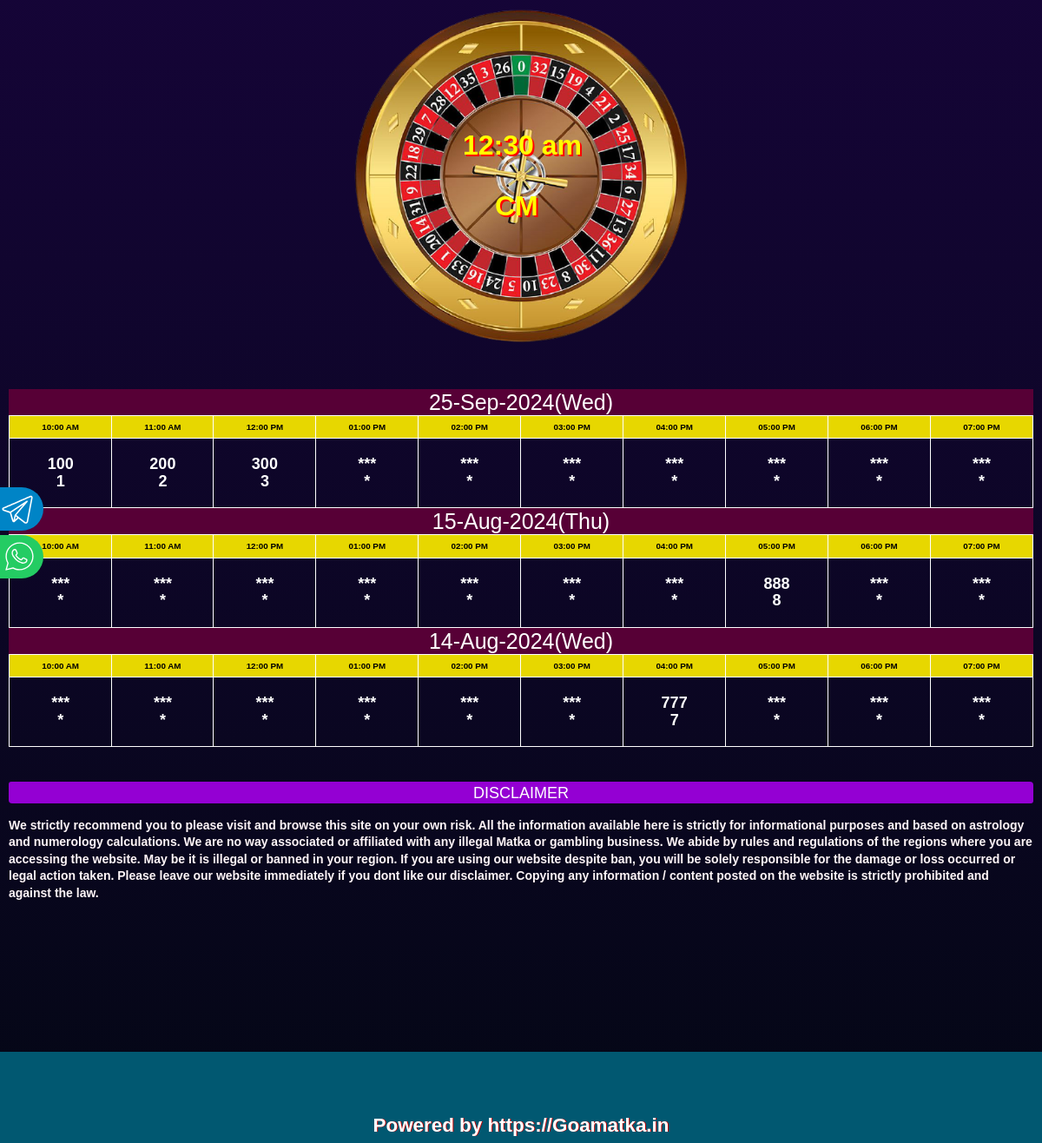
Before: /text (lower part) with the older database file.
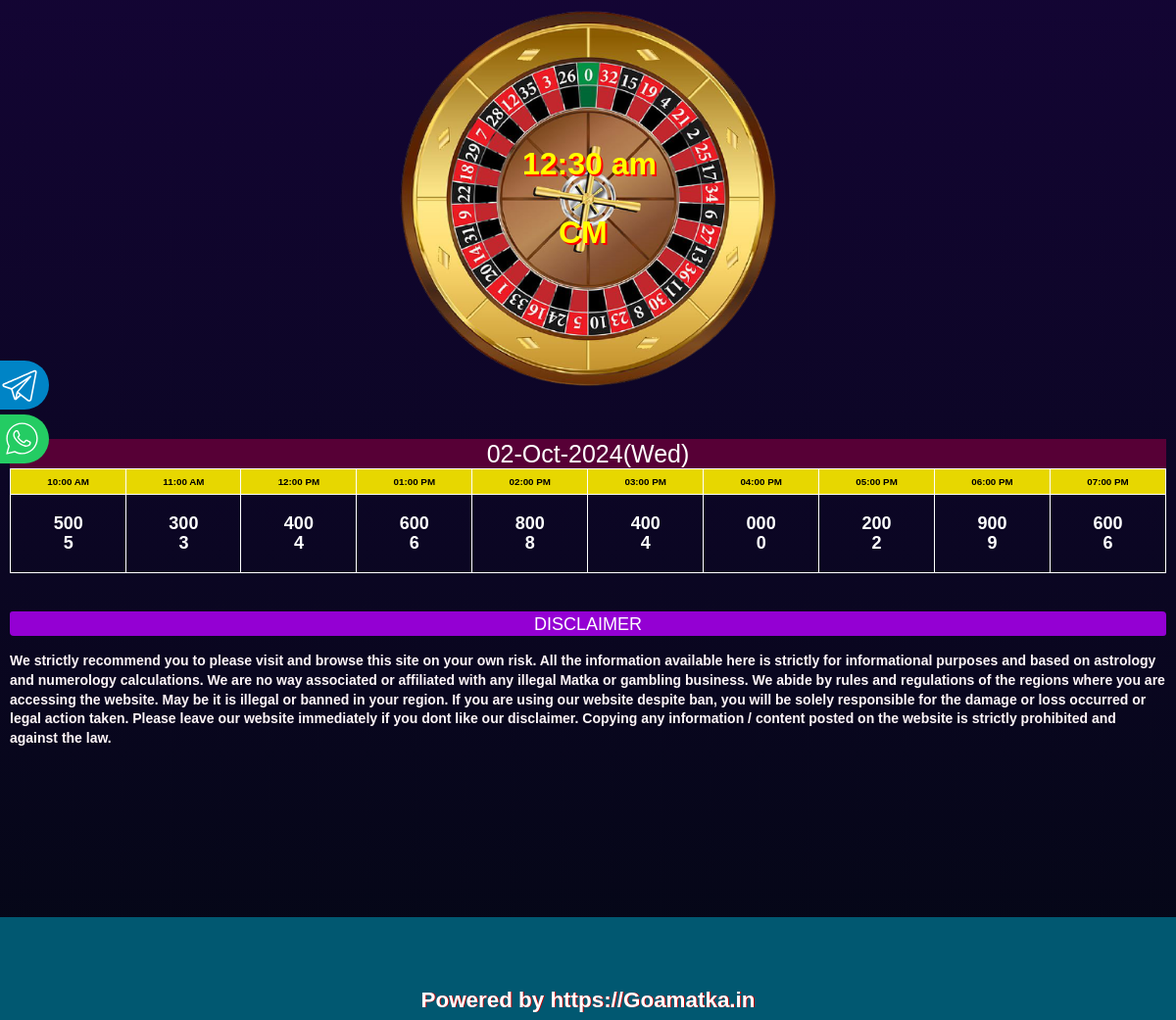
After: the same page with the newer database file.
### app.py (models this page shows)
class Result(db.Model):
    __tablename__ = "results"
    id = db.Column(db.Integer, primary_key=True)
    slot_1_1 = db.Column(db.String(1), nullable=True)
    slot_1_3 = db.Column(db.String(3), nullable=True)
    slot_2_1 = db.Column(db.String(1), nullable=True)
    slot_2_3 = db.Column(db.String(3), nullable=True)
    slot_3_1 = db.Column(db.String(1), nullable=True)
    slot_3_3 = db.Column(db.String(3), nullable=True)
    slot_4_1 = db.Column(db.String(1), nullable=True)
    slot_4_3 = db.Column(db.String(3), nullable=True)
    slot_5_1 = db.Column(db.String(1), nullable=True)
    slot_5_3 = db.Column(db.String(3), nullable=True)
    slot_6_1 = db.Column(db.String(1), nullable=True)
    slot_6_3 = db.Column(db.String(3), nullable=True)
    slot_7_1 = db.Column(db.String(1), nullable=True)
    slot_7_3 = db.Column(db.String(3), nullable=True)
    slot_8_1 = db.Column(db.String(1), nullable=True)
    slot_8_3 = db.Column(db.String(3), nullable=True)
    slot_9_1 = db.Column(db.String(1), nullable=True)
    slot_9_3 = db.Column(db.String(3), nullable=True)
    slot_10_1 = db.Column(db.String(1), nullable=True)
    slot_10_3 = db.Column(db.String(3), nullable=True)
    date = db.Column(db.String(30), nullable=False)

### app.py (the view)
@app.route("/text")
def text():
    results = Result.query.order_by(Result.id.desc()).all()
    now = datetime.now(timezone("Asia/Kolkata"))
    currentday = now.strftime('%d-%b-%Y(%a)')
    daily_data = Result.query.filter_by(date=currentday).first()
    daily_extra = Extra.query.filter_by(date=currentday).first()
    start_time = {
    'slot1' : now.replace(hour=10, minute=0, second=0, microsecond=0),
    'slot2' : now.replace(hour=11, minute=0, second=0, microsecond=0),
    'slot3' : now.replace(hour=12, minute=0, second=0, microsecond=0),
    'slot4' : now.replace(hour=13, minute=0, second=0, microsecond=0),
    'slot5' : now.replace(hour=14, minute=0, second=0, microsecond=0),
    'slot6' : now.replace(hour=15, minute=0, second=0, microsecond=0),
    'slot7' : now.replace(hour=16, minute=0, second=0, microsecond=0),
    'slot8' : now.replace(hour=17, minute=0, second=0, microsecond=0),
    'slot9' : now.replace(hour=18, minute=0, second=0, microsecond=0),
    'slot10' : now.replace(hour=19, minute=0, second=0, microsecond=0)
    }
    end_time = {
    'slot1' : now.replace(hour=10, minute=55, second=0, microsecond=0),
    'slot2' : now.replace(hour=11, minute=55, second=0, microsecond=0),
    'slot3' : now.replace(hour=12, minute=55, second=0, microsecond=0),
    'slot4' : now.replace(hour=13, minute=55, second=0, microsecond=0),
    'slot5' : now.replace(hour=14, minute=55, second=0, microsecond=0),
    'slot6' : now.replace(hour=15, minute=55, second=0, microsecond=0),
    'slot7' : now.replace(hour=16, minute=55, second=0, microsecond=0),
    'slot8' : now.replace(hour=17, minute=55, second=0, microsecond=0),
    'slot9' : now.replace(hour=18, minute=55, second=0, microsecond=0),
    'slot10' : now.replace(hour=19, minute=55, second=0, microsecond=0),
    }
    return render_template('text.html', results=results, extra=daily_extra, now=now, start_time=start_time, end_time=end_time, daily_data=daily_data, title="Fastest and Live Online Goa Satta Result only at goasatta.in")

### templates/text.html (shortened to what the changed rows need)
{% extends 'layout.html' %}
{% block body %}
	<body class="index-body"  style="margin-top: 20px;">
<div class="margin">
		<br /><br />
<div class="w-mob">
	<div class="col-xs-12 wheel"style="position: relative;" >
		<div style="position: relative;">
			<center><h2 class="lap">12:30 am</h2></center>
		</div>
	<div class="col-xs-1 lapp">
	<h2 class style="color: yellow;font-weight: 800;">CM</h2>
	</div>
</div>
</div>
    {% for result in results %}
	<div class="">
		<h3 class="center t-h2 date">{{result.date}}</h3>
		<div class="table-container-1">
		  <center>
			<center>
				<div>
				  <table class="tg" cellpadding="2">
					<tbody>
					  <tr class="slot">
						<td>10:00 AM</td>
						<td>11:00 AM</td>
						<td>12:00 PM</td>
						<td>01:00 PM</td>
						<td>02:00 PM</td>
						<td>03:00 PM</td>
						<td>04:00 PM</td>
						<td>05:00 PM</td>
						<td>06:00 PM</td>
						<td>07:00 PM</td>
					  </tr>
					  <tr class="result">
						<td >
						  {% if result.slot_1_3 %}
							  <b>{{result.slot_1_3}}</b>
							  <br>
							  <b>{{result.slot_1_1}}</b>
						  {% else %}
							  <b>***</b>
							  <br>
							  <b>*</b>
						  {% endif %}
						</td>
						<td >
						  {% if result.slot_2_3 %}
							  <b>{{result.slot_2_3}}</b>
							  <br>
							  <b>{{result.slot_2_1}}</b>
						  {% else %}
							  <b>***</b>
							  <br>
							  <b>*</b>
						  {% endif %}
						</td>
						<td >
						  {% if result.slot_3_3 %}
							  <b>{{result.slot_3_3}}</b>
							  <br>
							  <b>{{result.slot_3_1}}</b>
						  {% else %}
							  <b>***</b>
							  <br>
							  <b>*</b>
						  {% endif %}
						</td>
						<td >
						  {% if result.slot_4_3 %}
							  <b>{{result.slot_4_3}}</b>
							  <br>
							  <b>{{result.slot_4_1}}</b>
						  {% else %}
							  <b>***</b>
							  <br>
							  <b>*</b>
						  {% endif %}
						</td>
						<td >
						  {% if result.slot_5_3 %}
							  <b>{{result.slot_5_3}}</b>
							  <br>
							  <b>{{result.slot_5_1}}</b>
						  {% else %}
							  <b>***</b>
							  <br>
							  <b>*</b>
						  {% endif %}
						</td>
						<td >
						  {% if result.slot_6_3 %}
							  <b>{{result.slot_6_3}}</b>
							  <br>
							  <b>{{result.slot_6_1}}</b>
						  {% else %}
							  <b>***</b>
							  <br>
							  <b>*</b>
						  {% endif %}
						</td>
						<td >
						  {% if result.slot_7_3 %}
							  <b>{{result.slot_7_3}}</b>
							  <br>
							  <b>{{result.slot_7_1}}</b>
						  {% else %}
							  <b>***</b>
							  <br>
							  <b>*</b>
						  {% endif %}
						</td>
						<td >
						  {% if result.slot_8_3 %}
							  <b>{{result.slot_8_3}}</b>
							  <br>
							  <b>{{result.slot_8_1}}</b>
						  {% else %}
							  <b>***</b>
							  <br>
							  <b>*</b>
						  {% endif %}
						</td>
						<td >
						  {% if result.slot_9_3 %}
							  <b>{{result.slot_9_3}}</b>
							  <br>
							  <b>{{result.slot_9_1}}</b>
						  {% else %}
							  <b>***</b>
							  <br>
							  <b>*</b>
						  {% endif %}
						</td>
						<td >
						  {% if result.slot_10_3 %}
							  <b>{{result.slot_10_3}}</b>
							  <br>
							  <b>{{result.slot_10_1}}</b>
						  {% else %}
							  <b>***</b>
							  <br>
							  <b>*</b>
						  {% endif %}
						</td>
					  </tr>
					</tbody>
				  </table>
				</div>
			</center>
		</div>
	  </div>
	{% endfor %}
    <br /><br />
	<br><br>
  </body>
<br><br><br><br><br><br>
{% endblock body %}

Changed rows visible on the page:
removed Result: date "25-Sep-2024(Wed)", slot_1_3 "100", slot_1_1 "1", slot_2_3 "200", slot_2_1 "2", slot_3_3 "300", slot_3_1 "3"
removed Result: date "15-Aug-2024(Thu)", slot_8_3 "888", slot_8_1 "8"
removed Result: date "14-Aug-2024(Wed)", slot_7_3 "777", slot_7_1 "7"
added Result: date "02-Oct-2024(Wed)", slot_1_3 "500", slot_1_1 "5", slot_2_3 "300", slot_2_1 "3", slot_3_3 "400", slot_3_1 "4", slot_4_3 "600", slot_4_1 "6", slot_5_3 "800", slot_5_1 "8", slot_6_3 "400", slot_6_1 "4", slot_7_3 "000", slot_7_1 "0", slot_8_3 "200", slot_8_1 "2", slot_9_3 "900", slot_9_1 "9", slot_10_3 "600", slot_10_1 "6"
